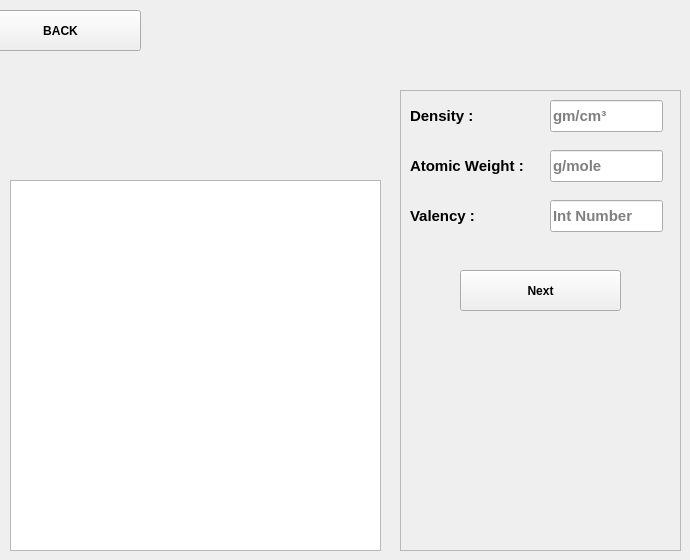
    <widget class="QWidget" name="tab_3">
     <attribute name="title">
      <string>Page</string>
     </attribute>
     <widget class="QPushButton" name="pushButton_EXIT">
      <property name="geometry">
       <rect>
        <x>-20</x>
        <y>10</y>
        <width>161</width>
        <height>41</height>
       </rect>
      </property>
      <property name="font">
       <font>
        <weight>75</weight>
        <bold>true</bold>
       </font>
      </property>
      <property name="text">
       <string>BACK</string>
      </property>
     </widget>
     <widget class="QFrame" name="frame">
      <property name="geometry">
       <rect>
        <x>400</x>
        <y>90</y>
        <width>281</width>
        <height>461</height>
       </rect>
      </property>
      <property name="frameShape">
       <enum>QFrame::StyledPanel</enum>
      </property>
      <property name="frameShadow">
       <enum>QFrame::Raised</enum>
      </property>
      <widget class="QLabel" name="label_2">
       <property name="geometry">
        <rect>
         <x>10</x>
         <y>10</y>
         <width>121</width>
         <height>31</height>
        </rect>
       </property>
       <property name="font">
        <font>
         <pointsize>11</pointsize>
         <weight>75</weight>
         <bold>true</bold>
        </font>
       </property>
       <property name="text">
        <string>Density :</string>
       </property>
      </widget>
      <widget class="QLineEdit" name="lineEdit_density">
       <property name="geometry">
        <rect>
         <x>150</x>
         <y>10</y>
         <width>113</width>
         <height>32</height>
        </rect>
       </property>
       <property name="font">
        <font>
         <pointsize>11</pointsize>
         <weight>75</weight>
         <bold>true</bold>
        </font>
       </property>
       <property name="text">
        <string/>
       </property>
       <property name="placeholderText">
        <string>gm/cm³</string>
       </property>
      </widget>
      <widget class="QLineEdit" name="lineEdit_atomic_weight">
       <property name="geometry">
        <rect>
         <x>150</x>
         <y>60</y>
         <width>113</width>
         <height>32</height>
        </rect>
       </property>
       <property name="font">
        <font>
         <pointsize>11</pointsize>
         <weight>75</weight>
         <bold>true</bold>
        </font>
       </property>
       <property name="placeholderText">
        <string>g/mole </string>
       </property>
      </widget>
      <widget class="QLabel" name="label_3">
       <property name="geometry">
        <rect>
         <x>10</x>
         <y>60</y>
         <width>141</width>
         <height>31</height>
        </rect>
       </property>
       <property name="font">
        <font>
         <pointsize>11</pointsize>
         <weight>75</weight>
         <bold>true</bold>
        </font>
       </property>
       <property name="text">
        <string>Atomic Weight :</string>
       </property>
      </widget>
      <widget class="QLineEdit" name="lineEdit_valency">
       <property name="geometry">
        <rect>
         <x>150</x>
         <y>110</y>
         <width>113</width>
         <height>32</height>
        </rect>
       </property>
       <property name="font">
        <font>
         <pointsize>11</pointsize>
         <weight>75</weight>
         <bold>true</bold>
        </font>
       </property>
       <property name="placeholderText">
        <string>Int Number</string>
       </property>
      </widget>
      <widget class="QLabel" name="label_4">
       <property name="geometry">
        <rect>
         <x>10</x>
         <y>110</y>
         <width>111</width>
         <height>31</height>
        </rect>
       </property>
       <property name="font">
        <font>
         <pointsize>11</pointsize>
         <weight>75</weight>
         <bold>true</bold>
        </font>
       </property>
       <property name="text">
        <string>Valency :</string>
       </property>
      </widget>
      <widget class="QPushButton" name="pushButton_ok">
       <property name="geometry">
        <rect>
         <x>60</x>
         <y>180</y>
         <width>161</width>
         <height>41</height>
        </rect>
       </property>
       <property name="font">
        <font>
         <weight>75</weight>
         <bold>true</bold>
        </font>
       </property>
       <property name="text">
        <string>Next</string>
       </property>
       <property name="shortcut">
        <string>Return</string>
       </property>
      </widget>
     </widget>
     <widget class="QLabel" name="label_5">
      <property name="geometry">
       <rect>
        <x>330</x>
        <y>450</y>
        <width>261</width>
        <height>91</height>
       </rect>
      </property>
      <property name="font">
       <font>
        <pointsize>10</pointsize>
        <weight>75</weight>
        <bold>true</bold>
       </font>
      </property>
      <property name="text">
       <string/>
      </property>
     </widget>
     <widget class="QTextEdit" name="textEdit">
      <property name="geometry">
       <rect>
        <x>10</x>
        <y>180</y>
        <width>371</width>
        <height>371</height>
       </rect>
      </property>
      <property name="font">
       <font>
        <pointsize>11</pointsize>
        <weight>75</weight>
        <bold>true</bold>
       </font>
      </property>
      <property name="html">
       <string>&lt;!DOCTYPE HTML PUBLIC &quot;-//W3C//DTD HTML 4.0//EN&quot; &quot;http://www.w3.org/TR/REC-html40/strict.dtd&quot;&gt;
&lt;html&gt;&lt;head&gt;&lt;meta name=&quot;qrichtext&quot; content=&quot;1&quot; /&gt;&lt;style type=&quot;text/css&quot;&gt;
p, li { white-space: pre-wrap; }
&lt;/style&gt;&lt;/head&gt;&lt;body style=&quot; font-family:'Noto Sans'; font-size:11pt; font-weight:600; font-style:normal;&quot;&gt;
&lt;p style=&quot;-qt-paragraph-type:empty; margin-top:0px; margin-bottom:0px; margin-left:0px; margin-right:0px; -qt-block-indent:0; text-indent:0px; font-size:10pt; font-weight:400;&quot;&gt;&lt;br /&gt;&lt;/p&gt;&lt;/body&gt;&lt;/html&gt;</string>
      </property>
     </widget>
    </widget>
